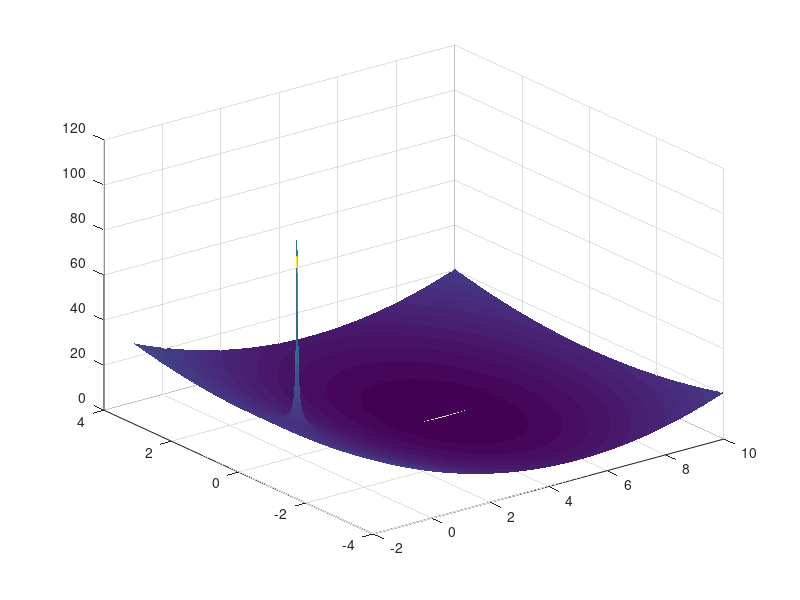

The MATLAB source for this figure:

clear
close all
clc

p=10;

pointsR = linspace(-1,p,501);
pointsV = linspace(-4,4,501);

[X,Y] = meshgrid(pointsR, pointsV);
xbar = 5;

Uatt = @(x,y) .5*((x-xbar).^2+y.^2);
Urep = @(x,y) 1e0./sqrt((x).^2+(y).^2);
% Urep = @(x,y) -sqrt(x.^2+y.^2);

Utot = @(x,y) Urep(x,y) + Uatt(x,y);
figure
surf(X,Y,Utot(X,Y),'EdgeColor','none')
grid on
hold on